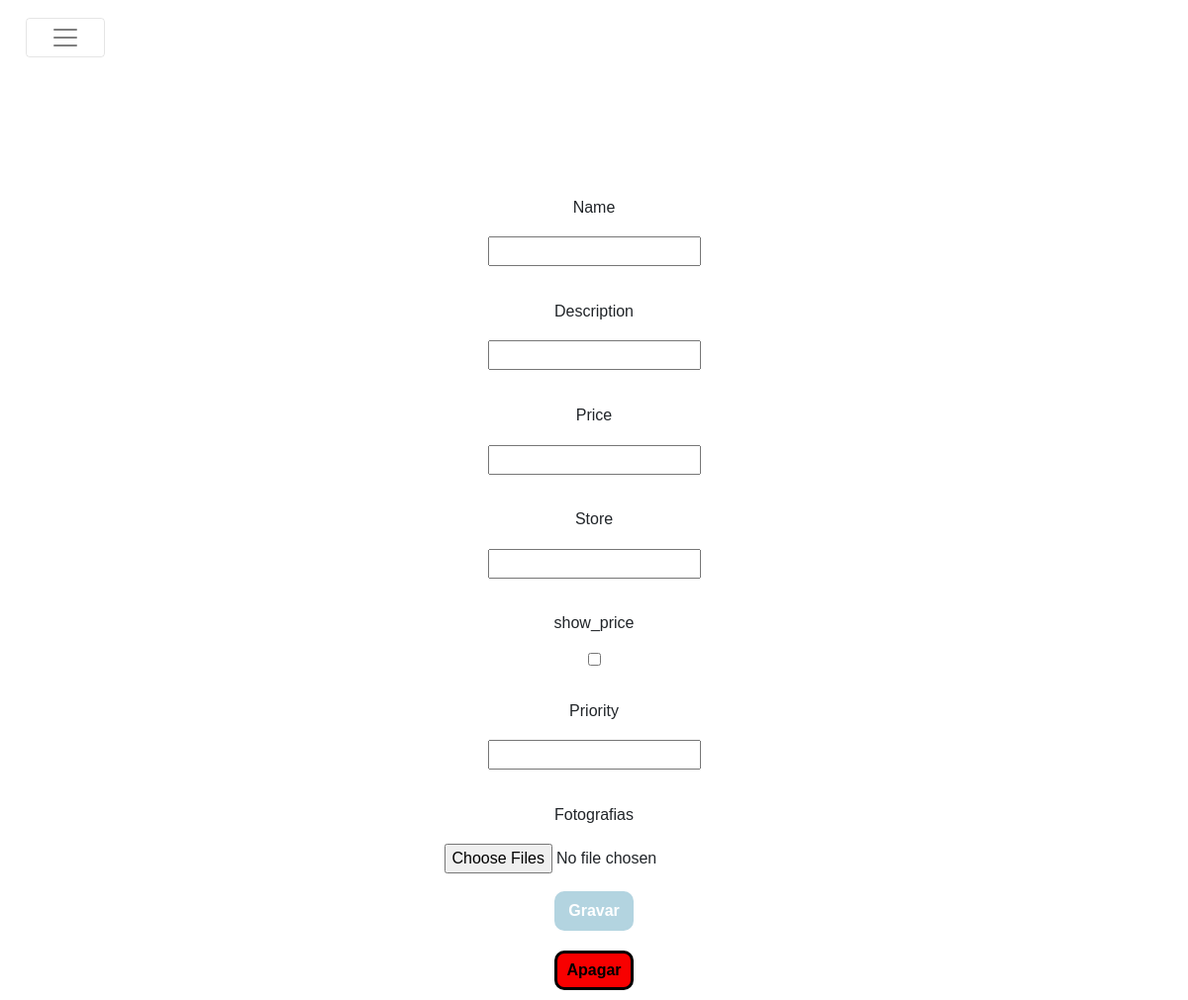
The app's page /edit/product/2, older data.
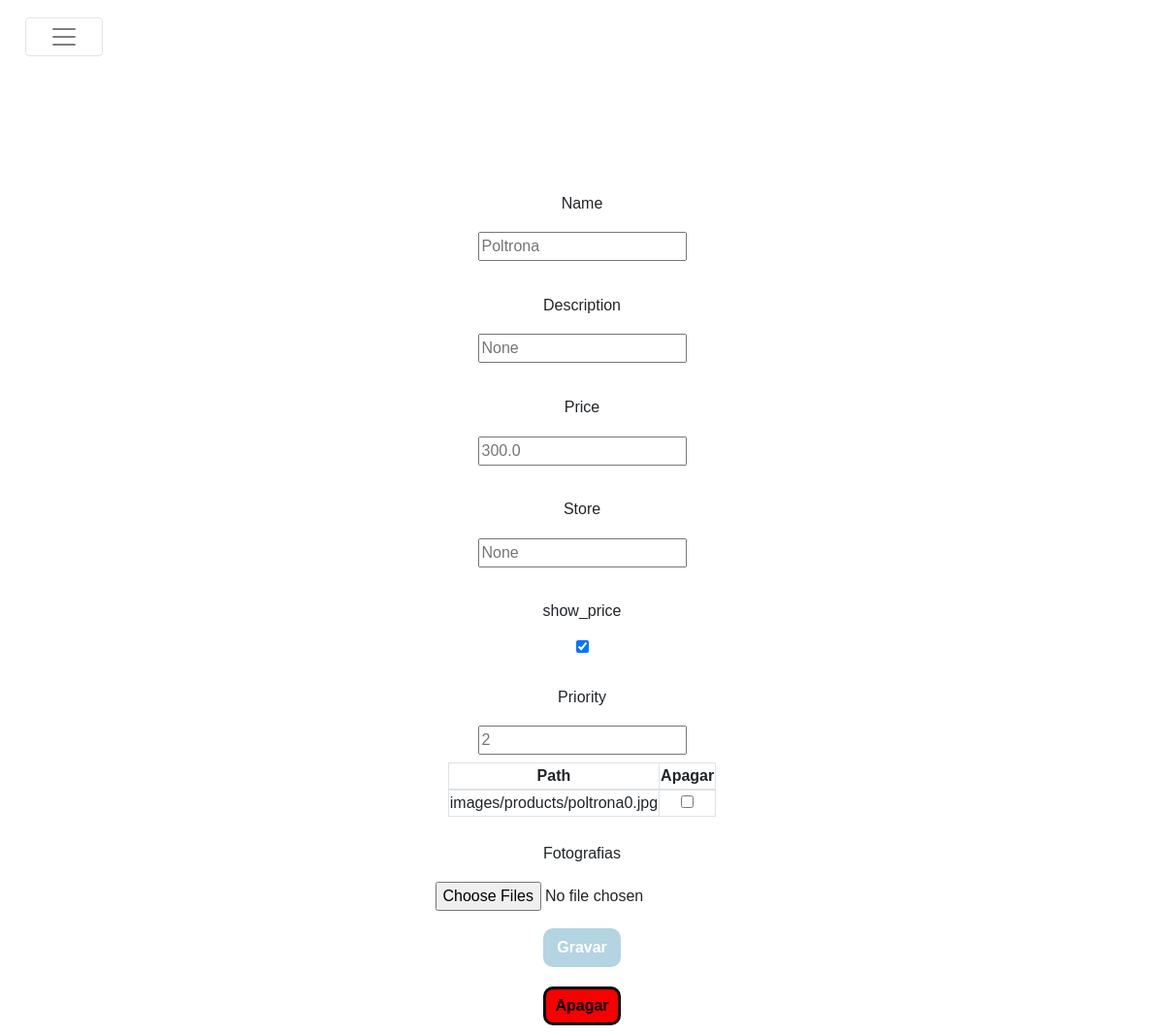
The same page, newer data.
### margaridaealberto/models/products.py (models this page shows, shortened)
class Product(db.Model ,model.Model,model.Base):
    __tablename__ = 'products'
    __table_args__ = {'extend_existing': True}
    id = Column(Integer, primary_key=True)
    name = Column(String(80), unique=True, nullable=False)
    description = Column(Text)
    price = Column(Float)
    price_paid = Column(Float, default= 0.0)
    store = Column(Text)
    show_price = Column(Boolean, default=True)
    priority = Column(Integer, default=10)
    images = relationship('ProductImage', back_populates="product")
    contributions = relationship('Contribution', back_populates="product")

### margaridaealberto/models/product_images.py (models this page shows)
class ProductImage(db.Model ,model.Model,model.Base):
    __tablename__ = 'product_images'
    __table_args__ = {'extend_existing': True}
    id = Column(Integer, primary_key=True)
    path = Column(Text)
    product_id = Column(Integer, ForeignKey('products.id'))
    product = relationship('Product', back_populates="images")

### margaridaealberto/modules/edit.py (the view, shortened to what this page needs)
@bp.route('/product/<product_id>', methods=('GET', 'POST'))
@bp.route('/product/<product_id>/<delete>', methods=('GET', 'POST'))
def product(product_id,delete=None):
    product = Product.query.filter_by(id=product_id).first()
    return render_template('edit/product.html',product=product)

### margaridaealberto/templates/edit/product.html
{% extends 'layout.html' %}
{% block content %}
<div class="product_form_container">
    <form method="post" class="product_form"  enctype="multipart/form-data">
            <div class="product_attribute_container">
                <label for="name"> Name</label>
                <input type="text" name="name" placeholder="{{product.name}}">
            </div>
            <div class="product_attribute_container">
                <label for="description"> Description</label>
                <input type="text" name="description" placeholder="{{product.description}}">
            </div>
            <div class="product_attribute_container">
                <label for="price"> Price</label>
                <input type="number" name="price" placeholder="{{product.price}}">
            </div>
            <div class="product_attribute_container">
                <label for="store"> Store</label>
                <input type="text" name="store" placeholder="{{product.store}}">
            </div>
            <div class="product_attribute_container">
                <label for="show_price"> show_price</label>
                <input type="checkbox" name="show_price" {{ "checked" if product.show_price }}>
            </div>
            <div class="product_attribute_container">
                <label for="priority"> Priority</label>
                <input type="number" name="priority" placeholder="{{product.priority}}">
            </div>
            {% if product.images %}
            <table class="table-bordered">
                <thead>
                    <tr>
                        <th>Path</th>
                        <th>Apagar</th>
                    </tr>
                </thead>
                <tbody>
                    {% for image in product.images %}
                    <tr>
                        <td>{{image.path}}</td>
                        <td><input type="checkbox" name="images_to_delete" value="{{image.id}}"></td>
                    </tr>
                    {% endfor %}
                </tbody>
            </table>
            {% endif %}
            <div class="product_attribute_container">
                <label for='picture'>Fotografias </label>
                <input type="file" name="pictures" multiple>
            </div>
            <button class ="accept">Gravar</button>
        </form>
        <form method="post" action="{{url_for('edit.product',product_id=product.id,delete='delete')}}" class="product_form">
            <button class ="delete">Apagar</button>
        </form>
</div>
{% endblock %}

Row changes from the older to the newer data that the page shows:
added Product: name "Poltrona", description "None", price "300.0", store "None", priority "2"
added ProductImage: path "images/products/poltrona0.jpg"
Text that changed along with them:
form field show_price: "☐" → "☑"
text now shown: "Path Apagar"
